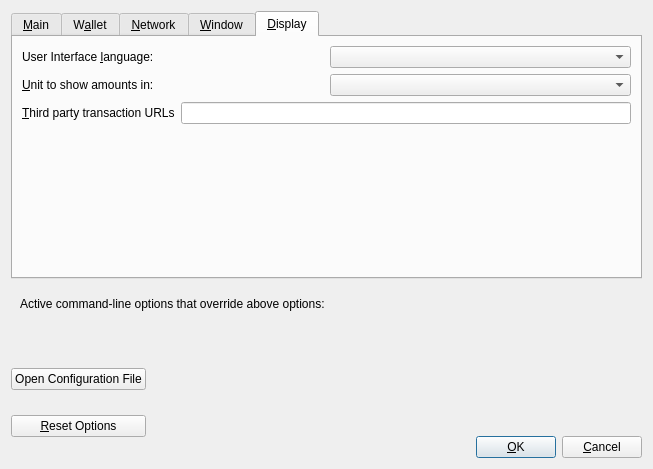
<?xml version="1.0" encoding="UTF-8"?>
<ui version="4.0">
 <class>OptionsDialog</class>
 <widget class="QDialog" name="OptionsDialog">
  <property name="geometry">
   <rect>
    <x>0</x>
    <y>0</y>
    <width>653</width>
    <height>469</height>
   </rect>
  </property>
  <property name="windowTitle">
   <string>Options</string>
  </property>
  <property name="modal">
   <bool>true</bool>
  </property>
  <layout class="QVBoxLayout" name="verticalLayout">
   <item>
    <widget class="QTabWidget" name="tabWidget">
     <property name="currentIndex">
      <number>4</number>
     </property>
     <widget class="QWidget" name="tabMain">
      <attribute name="title">
       <string>&amp;Main</string>
      </attribute>
      <layout class="QVBoxLayout" name="verticalLayout_Main">
       <item>
        <widget class="QCheckBox" name="bitcoinAtStartup">
         <property name="toolTip">
          <string>Automatically start %1 after logging in to the system.</string>
         </property>
         <property name="text">
          <string>&amp;Start %1 on system login</string>
         </property>
        </widget>
       </item>
       <item>
        <layout class="QHBoxLayout" name="horizontalLayout_2_Main">
         <item>
          <widget class="QLabel" name="databaseCacheLabel">
           <property name="text">
            <string>Size of &amp;database cache</string>
           </property>
           <property name="textFormat">
            <enum>Qt::PlainText</enum>
           </property>
           <property name="buddy">
            <cstring>databaseCache</cstring>
           </property>
          </widget>
         </item>
         <item>
          <widget class="QSpinBox" name="databaseCache"/>
         </item>
         <item>
          <widget class="QLabel" name="databaseCacheUnitLabel">
           <property name="text">
            <string>MB</string>
           </property>
           <property name="textFormat">
            <enum>Qt::PlainText</enum>
           </property>
          </widget>
         </item>
         <item>
          <spacer name="horizontalSpacer_2_Main">
           <property name="orientation">
            <enum>Qt::Horizontal</enum>
           </property>
           <property name="sizeHint" stdset="0">
            <size>
             <width>40</width>
             <height>20</height>
            </size>
           </property>
          </spacer>
         </item>
        </layout>
       </item>
       <item>
        <layout class="QHBoxLayout" name="horizontalLayout_3_Main">
         <item>
          <widget class="QLabel" name="threadsScriptVerifLabel">
           <property name="text">
            <string>Number of script &amp;verification threads</string>
           </property>
           <property name="textFormat">
            <enum>Qt::PlainText</enum>
           </property>
           <property name="buddy">
            <cstring>threadsScriptVerif</cstring>
           </property>
          </widget>
         </item>
         <item>
          <widget class="QSpinBox" name="threadsScriptVerif">
           <property name="toolTip">
            <string>(0 = auto, &lt;0 = leave that many cores free)</string>
           </property>
          </widget>
         </item>
         <item>
          <spacer name="horizontalSpacer_3_Main">
           <property name="orientation">
            <enum>Qt::Horizontal</enum>
           </property>
           <property name="sizeHint" stdset="0">
            <size>
             <width>40</width>
             <height>20</height>
            </size>
           </property>
          </spacer>
         </item>
        </layout>
       </item>
       <item>
        <spacer name="verticalSpacer_Main">
         <property name="orientation">
          <enum>Qt::Vertical</enum>
         </property>
         <property name="sizeHint" stdset="0">
          <size>
           <width>20</width>
           <height>40</height>
          </size>
         </property>
        </spacer>
       </item>
      </layout>
     </widget>
     <widget class="QWidget" name="tabWallet">
      <attribute name="title">
       <string>W&amp;allet</string>
      </attribute>
      <layout class="QVBoxLayout" name="verticalLayout_Wallet">
       <item>
        <widget class="QGroupBox" name="groupBox">
         <property name="title">
          <string>Expert</string>
         </property>
         <layout class="QVBoxLayout" name="verticalLayout_2">
          <item>
           <widget class="QCheckBox" name="coinControlFeatures">
            <property name="toolTip">
             <string>Whether to show coin control features or not.</string>
            </property>
            <property name="text">
             <string>Enable coin &amp;control features</string>
            </property>
           </widget>
          </item>
          <item>
           <widget class="QCheckBox" name="spendZeroConfChange">
            <property name="toolTip">
             <string>If you disable the spending of unconfirmed change, the change from a transaction cannot be used until that transaction has at least one confirmation. This also affects how your balance is computed.</string>
            </property>
            <property name="text">
             <string>&amp;Spend unconfirmed change</string>
            </property>
           </widget>
          </item>
         </layout>
        </widget>
       </item>
       <item>
        <spacer name="verticalSpacer_Wallet">
         <property name="orientation">
          <enum>Qt::Vertical</enum>
         </property>
         <property name="sizeHint" stdset="0">
          <size>
           <width>20</width>
           <height>40</height>
          </size>
         </property>
        </spacer>
       </item>
      </layout>
     </widget>
     <widget class="QWidget" name="tabNetwork">
      <attribute name="title">
       <string>&amp;Network</string>
      </attribute>
      <layout class="QVBoxLayout" name="verticalLayout_Network">
       <item>
        <widget class="QCheckBox" name="mapPortUpnp">
         <property name="toolTip">
          <string>Automatically open the Usdacoin client port on the router. This only works when your router supports UPnP and it is enabled.</string>
         </property>
         <property name="text">
          <string>Map port using &amp;UPnP</string>
         </property>
        </widget>
       </item>
       <item>
        <widget class="QCheckBox" name="allowIncoming">
         <property name="toolTip">
          <string>Accept connections from outside.</string>
         </property>
         <property name="text">
          <string>Allow incomin&amp;g connections</string>
         </property>
        </widget>
       </item>
       <item>
        <widget class="QCheckBox" name="connectSocks">
         <property name="toolTip">
          <string>Connect to the Usdacoin network through a SOCKS5 proxy.</string>
         </property>
         <property name="text">
          <string>&amp;Connect through SOCKS5 proxy (default proxy):</string>
         </property>
        </widget>
       </item>
       <item>
        <layout class="QHBoxLayout" name="horizontalLayout_1_Network">
         <item>
          <widget class="QLabel" name="proxyIpLabel">
           <property name="text">
            <string>Proxy &amp;IP:</string>
           </property>
           <property name="textFormat">
            <enum>Qt::PlainText</enum>
           </property>
           <property name="buddy">
            <cstring>proxyIp</cstring>
           </property>
          </widget>
         </item>
         <item>
          <widget class="QValidatedLineEdit" name="proxyIp">
           <property name="minimumSize">
            <size>
             <width>140</width>
             <height>0</height>
            </size>
           </property>
           <property name="maximumSize">
            <size>
             <width>140</width>
             <height>16777215</height>
            </size>
           </property>
           <property name="toolTip">
            <string>IP address of the proxy (e.g. IPv4: 127.0.0.1 / IPv6: ::1)</string>
           </property>
          </widget>
         </item>
         <item>
          <widget class="QLabel" name="proxyPortLabel">
           <property name="text">
            <string>&amp;Port:</string>
           </property>
           <property name="textFormat">
            <enum>Qt::PlainText</enum>
           </property>
           <property name="buddy">
            <cstring>proxyPort</cstring>
           </property>
          </widget>
         </item>
         <item>
          <widget class="QLineEdit" name="proxyPort">
           <property name="minimumSize">
            <size>
             <width>55</width>
             <height>0</height>
            </size>
           </property>
           <property name="maximumSize">
            <size>
             <width>55</width>
             <height>16777215</height>
            </size>
           </property>
           <property name="toolTip">
            <string>Port of the proxy (e.g. 9050)</string>
           </property>
          </widget>
         </item>
         <item>
          <spacer name="horizontalSpacer_1_Network">
           <property name="orientation">
            <enum>Qt::Horizontal</enum>
           </property>
           <property name="sizeHint" stdset="0">
            <size>
             <width>40</width>
             <height>20</height>
            </size>
           </property>
          </spacer>
         </item>
        </layout>
       </item>
       <item>
        <layout class="QHBoxLayout" name="horizontalLayout_2_Network">
         <item>
          <widget class="QLabel" name="proxyActiveNets">
           <property name="text">
            <string>Used for reaching peers via:</string>
           </property>
           <property name="textFormat">
            <enum>Qt::PlainText</enum>
           </property>
          </widget>
         </item>
         <item>
          <widget class="QCheckBox" name="proxyReachIPv4">
           <property name="enabled">
            <bool>false</bool>
           </property>
           <property name="toolTip">
            <string>Shows if the supplied default SOCKS5 proxy is used to reach peers via this network type.</string>
           </property>
           <property name="text">
            <string/>
           </property>
          </widget>
         </item>
         <item>
          <widget class="QLabel" name="proxyReachIPv4Label">
           <property name="text">
            <string>IPv4</string>
           </property>
           <property name="textFormat">
            <enum>Qt::PlainText</enum>
           </property>
          </widget>
         </item>
         <item>
          <widget class="QCheckBox" name="proxyReachIPv6">
           <property name="enabled">
            <bool>false</bool>
           </property>
           <property name="toolTip">
            <string>Shows if the supplied default SOCKS5 proxy is used to reach peers via this network type.</string>
           </property>
           <property name="text">
            <string/>
           </property>
          </widget>
         </item>
         <item>
          <widget class="QLabel" name="proxyReachIPv6Label">
           <property name="text">
            <string>IPv6</string>
           </property>
           <property name="textFormat">
            <enum>Qt::PlainText</enum>
           </property>
          </widget>
         </item>
         <item>
          <widget class="QCheckBox" name="proxyReachTor">
           <property name="enabled">
            <bool>false</bool>
           </property>
           <property name="toolTip">
            <string>Shows if the supplied default SOCKS5 proxy is used to reach peers via this network type.</string>
           </property>
           <property name="text">
            <string/>
           </property>
          </widget>
         </item>
         <item>
          <widget class="QLabel" name="proxyReachTorLabel">
           <property name="text">
            <string>Tor</string>
           </property>
           <property name="textFormat">
            <enum>Qt::PlainText</enum>
           </property>
          </widget>
         </item>
         <item>
          <spacer name="horizontalSpacer_2_Network">
           <property name="orientation">
            <enum>Qt::Horizontal</enum>
           </property>
           <property name="sizeHint" stdset="0">
            <size>
             <width>40</width>
             <height>20</height>
            </size>
           </property>
          </spacer>
         </item>
        </layout>
       </item>
       <item>
        <widget class="QCheckBox" name="connectSocksTor">
         <property name="toolTip">
          <string>Connect to the Usdacoin network through a separate SOCKS5 proxy for Tor hidden services.</string>
         </property>
         <property name="text">
          <string>Use separate SOCKS&amp;5 proxy to reach peers via Tor hidden services:</string>
         </property>
        </widget>
       </item>
       <item>
        <layout class="QHBoxLayout" name="horizontalLayout_3_Network">
         <item>
          <widget class="QLabel" name="proxyIpTorLabel">
           <property name="text">
            <string>Proxy &amp;IP:</string>
           </property>
           <property name="textFormat">
            <enum>Qt::PlainText</enum>
           </property>
           <property name="buddy">
            <cstring>proxyIpTor</cstring>
           </property>
          </widget>
         </item>
         <item>
          <widget class="QValidatedLineEdit" name="proxyIpTor">
           <property name="minimumSize">
            <size>
             <width>140</width>
             <height>0</height>
            </size>
           </property>
           <property name="maximumSize">
            <size>
             <width>140</width>
             <height>16777215</height>
            </size>
           </property>
           <property name="toolTip">
            <string>IP address of the proxy (e.g. IPv4: 127.0.0.1 / IPv6: ::1)</string>
           </property>
          </widget>
         </item>
         <item>
          <widget class="QLabel" name="proxyPortTorLabel">
           <property name="text">
            <string>&amp;Port:</string>
           </property>
           <property name="textFormat">
            <enum>Qt::PlainText</enum>
           </property>
           <property name="buddy">
            <cstring>proxyPortTor</cstring>
           </property>
          </widget>
         </item>
         <item>
          <widget class="QLineEdit" name="proxyPortTor">
           <property name="minimumSize">
            <size>
             <width>55</width>
             <height>0</height>
            </size>
           </property>
           <property name="maximumSize">
            <size>
             <width>55</width>
             <height>16777215</height>
            </size>
           </property>
           <property name="toolTip">
            <string>Port of the proxy (e.g. 9050)</string>
           </property>
          </widget>
         </item>
         <item>
          <spacer name="horizontalSpacer_4_Network">
           <property name="orientation">
            <enum>Qt::Horizontal</enum>
           </property>
           <property name="sizeHint" stdset="0">
            <size>
             <width>40</width>
             <height>20</height>
            </size>
           </property>
          </spacer>
         </item>
        </layout>
       </item>
       <item>
        <spacer name="verticalSpacer_Network">
         <property name="orientation">
          <enum>Qt::Vertical</enum>
         </property>
         <property name="sizeHint" stdset="0">
          <size>
           <width>20</width>
           <height>40</height>
          </size>
         </property>
        </spacer>
       </item>
      </layout>
     </widget>
     <widget class="QWidget" name="tabWindow">
      <attribute name="title">
       <string>&amp;Window</string>
      </attribute>
      <layout class="QVBoxLayout" name="verticalLayout_Window">
       <item>
        <widget class="QCheckBox" name="hideTrayIcon">
         <property name="toolTip">
          <string>Hide the icon from the system tray.</string>
         </property>
         <property name="text">
          <string>&amp;Hide tray icon</string>
         </property>
        </widget>
       </item>
       <item>
        <widget class="QCheckBox" name="minimizeToTray">
         <property name="toolTip">
          <string>Show only a tray icon after minimizing the window.</string>
         </property>
         <property name="text">
          <string>&amp;Minimize to the tray instead of the taskbar</string>
         </property>
        </widget>
       </item>
       <item>
        <widget class="QCheckBox" name="minimizeOnClose">
         <property name="toolTip">
          <string>Minimize instead of exit the application when the window is closed. When this option is enabled, the application will be closed only after selecting Exit in the menu.</string>
         </property>
         <property name="text">
          <string>M&amp;inimize on close</string>
         </property>
        </widget>
       </item>
       <item>
        <spacer name="verticalSpacer_Window">
         <property name="orientation">
          <enum>Qt::Vertical</enum>
         </property>
         <property name="sizeHint" stdset="0">
          <size>
           <width>20</width>
           <height>40</height>
          </size>
         </property>
        </spacer>
       </item>
      </layout>
     </widget>
     <widget class="QWidget" name="tabDisplay">
      <attribute name="title">
       <string>&amp;Display</string>
      </attribute>
      <layout class="QVBoxLayout" name="verticalLayout_Display">
       <item>
        <layout class="QHBoxLayout" name="horizontalLayout_1_Display">
         <item>
          <widget class="QLabel" name="langLabel">
           <property name="text">
            <string>User Interface &amp;language:</string>
           </property>
           <property name="textFormat">
            <enum>Qt::PlainText</enum>
           </property>
           <property name="buddy">
            <cstring>lang</cstring>
           </property>
          </widget>
         </item>
         <item>
          <widget class="QValueComboBox" name="lang">
           <property name="toolTip">
            <string>The user interface language can be set here. This setting will take effect after restarting %1.</string>
           </property>
          </widget>
         </item>
        </layout>
       </item>
       <item>
        <layout class="QHBoxLayout" name="horizontalLayout_2_Display">
         <item>
          <widget class="QLabel" name="unitLabel">
           <property name="text">
            <string>&amp;Unit to show amounts in:</string>
           </property>
           <property name="textFormat">
            <enum>Qt::PlainText</enum>
           </property>
           <property name="buddy">
            <cstring>unit</cstring>
           </property>
          </widget>
         </item>
         <item>
          <widget class="QValueComboBox" name="unit">
           <property name="toolTip">
            <string>Choose the default subdivision unit to show in the interface and when sending coins.</string>
           </property>
          </widget>
         </item>
        </layout>
       </item>
       <item>
        <layout class="QHBoxLayout" name="horizontalLayout_3_Display">
         <item>
          <widget class="QLabel" name="thirdPartyTxUrlsLabel">
           <property name="toolTip">
            <string>Third party URLs (e.g. a block explorer) that appear in the transactions tab as context menu items. %s in the URL is replaced by transaction hash. Multiple URLs are separated by vertical bar |.</string>
           </property>
           <property name="text">
            <string>&amp;Third party transaction URLs</string>
           </property>
           <property name="buddy">
            <cstring>thirdPartyTxUrls</cstring>
           </property>
          </widget>
         </item>
         <item>
          <widget class="QLineEdit" name="thirdPartyTxUrls">
           <property name="toolTip">
            <string>Third party URLs (e.g. a block explorer) that appear in the transactions tab as context menu items. %s in the URL is replaced by transaction hash. Multiple URLs are separated by vertical bar |.</string>
           </property>
          </widget>
         </item>
        </layout>
       </item>
       <item>
        <spacer name="verticalSpacer_Display">
         <property name="orientation">
          <enum>Qt::Vertical</enum>
         </property>
         <property name="sizeHint" stdset="0">
          <size>
           <width>20</width>
           <height>40</height>
          </size>
         </property>
        </spacer>
       </item>
      </layout>
     </widget>
    </widget>
   </item>
   <item>
    <widget class="QFrame" name="frame">
     <layout class="QVBoxLayout" name="verticalLayout_Bottom">
      <item>
       <layout class="QHBoxLayout" name="horizontalLayout_Bottom">
        <item>
         <widget class="QLabel" name="overriddenByCommandLineInfoLabel">
          <property name="text">
           <string>Active command-line options that override above options:</string>
          </property>
          <property name="textFormat">
           <enum>Qt::PlainText</enum>
          </property>
         </widget>
        </item>
        <item>
         <spacer name="horizontalSpacer_Bottom">
          <property name="orientation">
           <enum>Qt::Horizontal</enum>
          </property>
          <property name="sizeHint" stdset="0">
           <size>
            <width>40</width>
            <height>20</height>
           </size>
          </property>
         </spacer>
        </item>
       </layout>
      </item>
      <item>
       <widget class="QLabel" name="overriddenByCommandLineLabel">
        <property name="text">
         <string/>
        </property>
        <property name="textFormat">
         <enum>Qt::PlainText</enum>
        </property>
        <property name="wordWrap">
         <bool>true</bool>
        </property>
       </widget>
      </item>
     </layout>
    </widget>
   </item>
   <item>
    <layout class="QHBoxLayout" name="horizontalLayout_Buttons">
     <item>
      <layout class="QVBoxLayout" name="verticalLayout_Buttons">
       <item>
        <widget class="QPushButton" name="openBitcoinConfButton">
         <property name="toolTip">
          <string>Open the %1 configuration file from the working directory.</string>
         </property>
         <property name="text">
          <string>Open Configuration File</string>
         </property>
         <property name="autoDefault">
          <bool>false</bool>
         </property>
        </widget>
       </item>
       <item>
        <widget class="QPushButton" name="resetButton">
         <property name="toolTip">
          <string>Reset all client options to default.</string>
         </property>
         <property name="text">
          <string>&amp;Reset Options</string>
         </property>
         <property name="autoDefault">
          <bool>false</bool>
         </property>
        </widget>
       </item>
      </layout>
     </item>
     <item>
      <spacer name="horizontalSpacer_1">
       <property name="orientation">
        <enum>Qt::Horizontal</enum>
       </property>
       <property name="sizeHint" stdset="0">
        <size>
         <width>40</width>
         <height>48</height>
        </size>
       </property>
      </spacer>
     </item>
     <item>
      <widget class="QLabel" name="statusLabel">
       <property name="minimumSize">
        <size>
         <width>200</width>
         <height>0</height>
        </size>
       </property>
       <property name="font">
        <font>
         <weight>75</weight>
         <bold>true</bold>
        </font>
       </property>
       <property name="text">
        <string/>
       </property>
       <property name="textFormat">
        <enum>Qt::PlainText</enum>
       </property>
       <property name="wordWrap">
        <bool>true</bool>
       </property>
      </widget>
     </item>
     <item>
      <spacer name="horizontalSpacer_2">
       <property name="orientation">
        <enum>Qt::Horizontal</enum>
       </property>
       <property name="sizeHint" stdset="0">
        <size>
         <width>40</width>
         <height>48</height>
        </size>
       </property>
      </spacer>
     </item>
     <item>
      <layout class="QVBoxLayout" name="verticalLayout_4">
       <item>
        <spacer name="verticalSpacer">
         <property name="orientation">
          <enum>Qt::Vertical</enum>
         </property>
         <property name="sizeHint" stdset="0">
          <size>
           <width>20</width>
           <height>40</height>
          </size>
         </property>
        </spacer>
       </item>
       <item>
        <layout class="QHBoxLayout" name="horizontalLayout">
         <item>
          <widget class="QPushButton" name="okButton">
           <property name="text">
            <string>&amp;OK</string>
           </property>
           <property name="autoDefault">
            <bool>false</bool>
           </property>
           <property name="default">
            <bool>true</bool>
           </property>
          </widget>
         </item>
         <item>
          <widget class="QPushButton" name="cancelButton">
           <property name="text">
            <string>&amp;Cancel</string>
           </property>
           <property name="autoDefault">
            <bool>false</bool>
           </property>
          </widget>
         </item>
        </layout>
       </item>
      </layout>
     </item>
    </layout>
   </item>
  </layout>
 </widget>
 <customwidgets>
  <customwidget>
   <class>QValidatedLineEdit</class>
   <extends>QLineEdit</extends>
   <header>qt/qvalidatedlineedit.h</header>
  </customwidget>
  <customwidget>
   <class>QValueComboBox</class>
   <extends>QComboBox</extends>
   <header>qt/qvaluecombobox.h</header>
  </customwidget>
 </customwidgets>
 <resources/>
 <connections/>
</ui>
